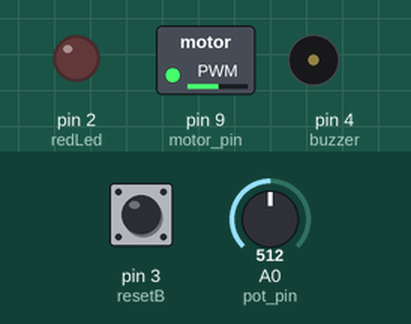
Simulated run of this sketch. Board: Arduino Uno, built with avr-gcc and run on an emulated ATmega328P. On the bench: switched loads named in the sketch (green lamp = pin HIGH), output pins drawn as LEDs (lit = HIGH), buzzer (waves = sounding, pin HIGH). Dashed ring = blinking. The inputs (shaded band) are chosen by the test bench; at power-on: pin 3 (resetB) HIGH, A0 (pot_pin) = 512. What the sketch prints to the serial monitor is not drawn.

Above: at 5.4 s.
5.5 s: pin 3 (resetB) pulled LOW for 3.2 s
At 10.8 s:
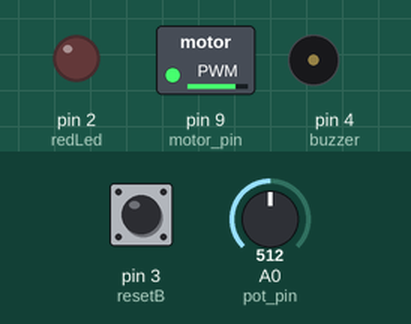
11.2 s: A0 (pot_pin) set to 10
At 11.9 s:
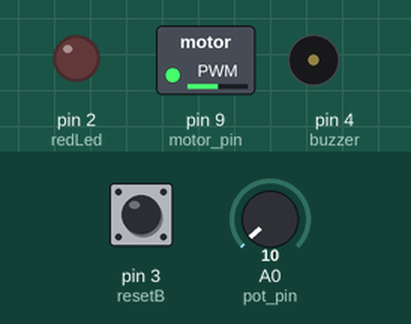
14.2 s: A0 (pot_pin) set to 511
At 15.12 s:
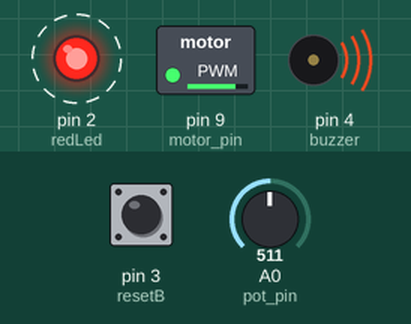
17.2 s: A0 (pot_pin) set to 0
At 18.12 s:
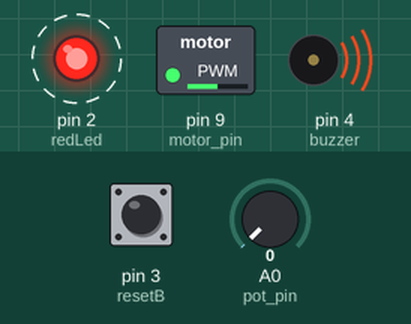
20.2 s: A0 (pot_pin) set to 18
At 21.12 s:
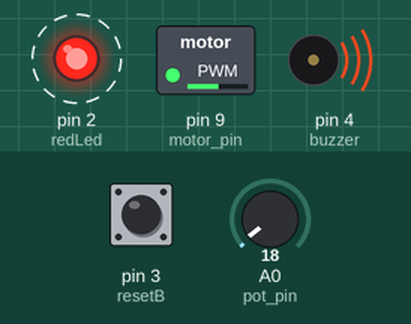
Timing chart, 0 to 24.2 s (numbered marks = the images above; inputs shaded):
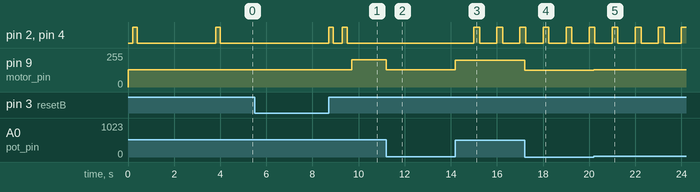

Measured:
- after the input at 5.5 s, pin 2 (redLed), pin 4 (buzzer): alternates HIGH for 0.20 s and LOW for 0.40 s, 4 changes in all, then stays LOW, starting after 3.2 s; pin 9 (motor_pin): 130/255 → 203/255 after 4.2 s
- after the input at 11.2 s, pin 9 (motor_pin): 203/255 → 128/255 at once
- after the input at 14.2 s, pin 9 (motor_pin): 128/255 → 202/255 at once
- after the input at 17.2 s, pin 9 (motor_pin): 202/255 → 127/255 at once
- after the input at 20.2 s, pin 9 (motor_pin): 127/255 → 130/255 at once

The sketch:

fun-cart-control.ino
```cpp
// fun-cart Makerspace.lt Arduino based controller v1.0
// last update 2015.03.22
//removed delay() from last 20s counter, now using milis() to blink led and buzzer

#include <EEPROM.h>  // We are going to read and write user data from/to EEPROM


//#define COMMON_ANODE

#ifdef COMMON_ANODE
#define LED_ON LOW
#define LED_OFF HIGH
#else
#define LED_ON HIGH
#define LED_OFF LOW
#endif

#define redLed 2
#define buzzer 4
#define resetB 3 // Button pin for enter programing mode at startup

boolean programMode = false; // initialize programming mode to false

int level=1800;


// using a 16-bit timer in arduino is a bit more complex because arduinos standad setup stets them to 8 bit
// the higher the resolution is the slower is the timer .. (it counts always in the same speed .. so it takes 3* longer to count till 30 then it takes to count to10)
// because of this and the fact that MultiiWii dont uses 16-bit for the motor calculations we dont need to set them to thair full resolution
// we set it to 0 - 16383 with that value and the  phase and frequency correct mode we dont need a prescaler.
// to use the MWC's values of 1000-2000 we need to multiply the value by 8 .. (1000*8 = 8000, 2000*8 = 16000)
// we do it also with bit shifting .. but in the other direction
  int greitis=1040;
   int dutytime = (greitis<<3); // this would give us a minimal starting throttle signal
// X<<1 = X*2, X<<2 = X*4 and X<<3 = X*8....
  int pot_pin=A0;
  int led_pin=2;
  int motor_pin=9;
  const int numReadings = 3;
  int readings[numReadings];      // the readings from the analog input
  int index = 0;                  // the index of the current reading
  int total = 0;                  // the running total
  int average = 0;                // the average
  int max_ppm=1900;
  int incomingByte =0;
  long currentMillis=0;
  long mins=0;
  long secs=0;
  long laikas=0;
  int runtime=0;
  unsigned long BeepTimer=0;
  unsigned long interval = 500;
  int ledState = LOW;
  unsigned long previousMillis = 0; // will store last time LED was updated
  long OnTime = 250; // milliseconds of on-time
  long OffTime = 750; // milliseconds of off-time

//  int buttonPushCounter = 0;   // counter for the number of button presses
//int buttonState = 0;         // current state of the button
////int lastButtonState = 0;     // previous state of the button
///////////////////////////////////////// Setup ///////////////////////////////////
void setup() {
  //Arduino Pin Configuration
  pinMode(redLed, OUTPUT);
  pinMode(buzzer, OUTPUT);
  digitalWrite(buzzer, LOW); // Make sure buzzer is off
  digitalWrite(redLed, LED_OFF); // Make sure led is off

  Serial.begin(9600);	 // Initialize serial communications with PC

   pinMode(motor_pin, OUTPUT); // set pin 9 to output
   pinMode(pot_pin, INPUT);
   TCCR1A |= (1<<WGM11); TCCR1A &= ~(1<<WGM10); TCCR1B |= (1<<WGM13);  // phase correct mode.. to know how to set which register please see the datasheets of the MCU's
   TCCR1B &= ~(1<<CS11); // no prescaler
   ICR1 |= 0x3FFF; // set timers to count to 16383 (hex 3FFF)
   TCCR1A |= _BV(COM1A1); // connect pin 9 to timer 1 channel A
   OCR1A = dutytime;
    cycleLeds();
   delay(3000);
    cycleLeds();
   for (int thisReading = 0; thisReading < numReadings; thisReading++) readings[thisReading] = 0;

  //Enter programing mode if Button Pressed while setup run (powered on)
  pinMode(resetB, INPUT_PULLUP);  // Enable pin's pull up resistor
  if (digitalRead(resetB) == LOW) {     // when button pressed pin should get low, button connected to ground
    digitalWrite(redLed, LED_ON);   // Red Led stays on to inform user we are going to enter programing mode
    delay(5000);    // Give user enough time to cancel operation
    if (digitalRead(resetB) == LOW) {  // If button still be pressed, enter programing mode
        programMode=true;
        // visualize successful entering to programing mode
       cycleLeds();
       cycleLeds();
       cycleLeds();
       }
        else {
              digitalWrite(redLed, LED_OFF);
             }
  }

int sk=EEPROM.read(199);
runtime=EEPROM.read(200+sk);
max_ppm=8*runtime;
   if(runtime<=120) {runtime=280-runtime+40;} else runtime=280-runtime;
    Serial.println(runtime);
}


///////////////////////////////////////// Main Loop ///////////////////////////////////
void loop () {

    if (programMode)
        {
          if (digitalRead(resetB) == LOW) // when button pressed pin should get low, button connected to ground
            {
                delay(2000);
                if (digitalRead(resetB) == LOW) // when button pressed pin should get low, button connected to ground
                    {
                      int sk=EEPROM.read(199);
                       if (sk==5)
                         {
                                 EEPROM.write(199, 0);
                         }  else
                           {
                            sk+=1;
                            EEPROM.write(199, sk); // if not write 0, it takes 3.3mS
                            for ( int i = 0; i < sk; i++ ) {     // Read ride level from EEPROM
                                                         cycleLeds();
                              }
                          }
                   }
            }
        }

   //*************************************************************************************
  // filling array with Pot value and counting average from stored array elements ********
   total= total - readings[index];
  // read from the sensor:
  readings[index] = analogRead(pot_pin);
  // add the reading to the total:
  total= total + readings[index];
  // advance to the next position in the array:
  index = index + 1;
  // if we're at the end of the array...
  if (index >= numReadings)
    // ...wrap around to the beginning:
    index = 0;
  // calculate the average:
  average = total / numReadings;
 //****************************************************************************************

  average=map(average, 0, 860, 1020, max_ppm);
  currentMillis=millis();

  if(secs==0){
    dutytime=(1040<<3);
  }
  else {
        secs =laikas- currentMillis/1000; //convect milliseconds to seconds
        dutytime=(average<<3);
  }
   if((secs<20)&&(secs>0)){
        blinker();
  }
/*
  Serial.println("Left Time");
  Serial.println(secs);
  Serial.print("ESC reiksme: ");
  Serial.print(average,DEC);
  Serial.print("  ESC dutytime: ");
  Serial.println(dutytime,DEC);
  */
 // if(dutytime<8200) digitalWrite(led_pin,HIGH); else digitalWrite(led_pin,LOW);

OCR1A = dutytime;

  if(!programMode){
   /*  buttonState = digitalRead(resetB);

  // compare the buttonState to its previous state
  if (buttonState != lastButtonState) {
    // if the state has changed, increment the counter
    if (buttonState == HIGH) {
      // if the current state is HIGH then the button
      // wend from off to on:
      buttonPushCounter++;
      Serial.println("on");
      Serial.print("number of button pushes:  ");
      Serial.println(buttonPushCounter);
    }
    else {
      // if the current state is LOW then the button
      // wend from on to off:
      Serial.println("off");
    }
  }
  // save the current state as the last state,
  //for next time through the loop
  lastButtonState = buttonState;


  // turns on the LED every four button pushes by
  // checking the modulo of the button push counter.
  // the modulo function gives you the remainder of
  // the division of two numbers:
  if (buttonPushCounter % 4 == 0) {
    digitalWrite(buzzer, HIGH);
  } else {
   digitalWrite(buzzer, LOW);
  }

    */

   if (digitalRead(resetB) == LOW) {     // when button pressed pin should get low, button connected to ground
     delay(3000);
     if (digitalRead(resetB) == LOW) {
        cycleLeds();
        cycleLeds();
        currentMillis=millis();
        laikas=runtime+currentMillis/1000;
        secs =laikas- currentMillis/1000;
     }
   }
  }

}


///////////////////////////////////////// Cycle Leds (Program Mode) ///////////////////////////////////
void cycleLeds() {
  digitalWrite(redLed, LED_OFF); // Make sure red LED is off
  digitalWrite(buzzer, LOW);
  delay(200);
  digitalWrite(redLed, LED_ON); // Make sure red LED is off
  digitalWrite(buzzer, HIGH);
  delay(200);
  digitalWrite(redLed, LED_OFF); // Make sure red LED is off
  digitalWrite(buzzer, LOW);
  delay(200);
}
/*
void beep(){

 //  unsigned long currentMillis = millis();

  if(currentMillis - previousMillis > interval) {
    // save the last time you blinked the LED
    previousMillis = currentMillis;

    // if the LED is off turn it on and vice-versa:
    if (ledState == HIGH)
      ledState = LOW;
    else
      ledState = HIGH;

    // set the LED with the ledState of the variable:
    digitalWrite(buzzer, ledState);
    digitalWrite(redLed, ledState);
  } //else digitalWrite(buzzer, LOW);

}
*/
void blinker(){
//  unsigned long currentMillis = millis();
if((ledState == HIGH) && (currentMillis - previousMillis >= OnTime))
{
ledState = LOW; // Turn it off
previousMillis = currentMillis; // Remember the time
digitalWrite(buzzer, ledState); // Update the actual LED
digitalWrite(redLed, ledState);
}
else if ((ledState == LOW) && (currentMillis - previousMillis >= OffTime))
{
ledState = HIGH; // turn it on
previousMillis = currentMillis; // Remember the time
digitalWrite(buzzer, ledState);	// Update the actual LED
digitalWrite(redLed, ledState);
}

 }

//***************************************************************************
/*
void printDouble( double val, byte precision){
  // prints val with number of decimal places determine by precision
  // precision is a number from 0 to 6 indicating the desired decimial places
  // example: printDouble( 3.1415, 2); // prints 3.14 (two decimal places)

  Serial.print (int(val));  //prints the int part
  if( precision > 0) {
    Serial.print("."); // print the decimal point
    unsigned long frac;
    unsigned long mult = 1;
    byte padding = precision -1;
    while(precision--)
       mult *=10;

    if(val >= 0)
      frac = (val - int(val)) * mult;
    else
      frac = (int(val)- val ) * mult;
    unsigned long frac1 = frac;
    while( frac1 /= 10 )
      padding--;
    while(  padding--)
      Serial.print("0");
    Serial.print(frac,DEC) ;
  }
}
*/
```
